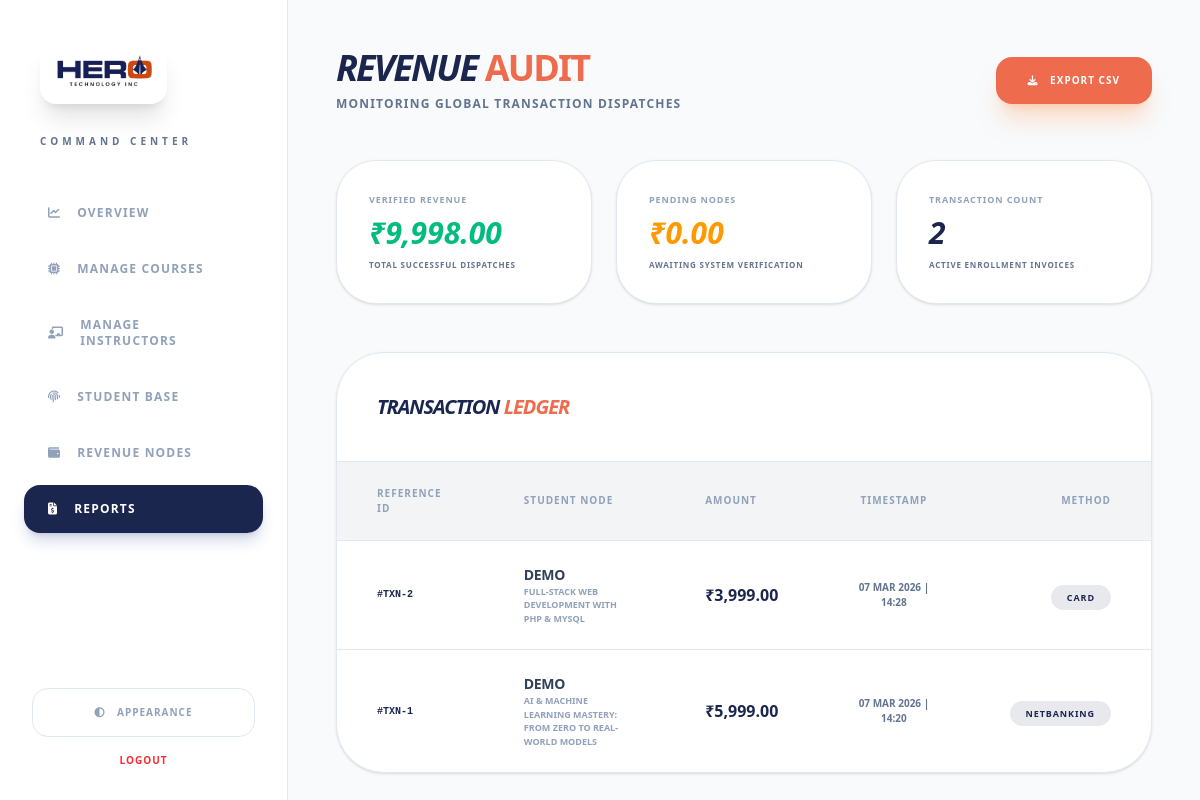
The page /backpanel/reports.php (signed in) on the database as committed earlier.
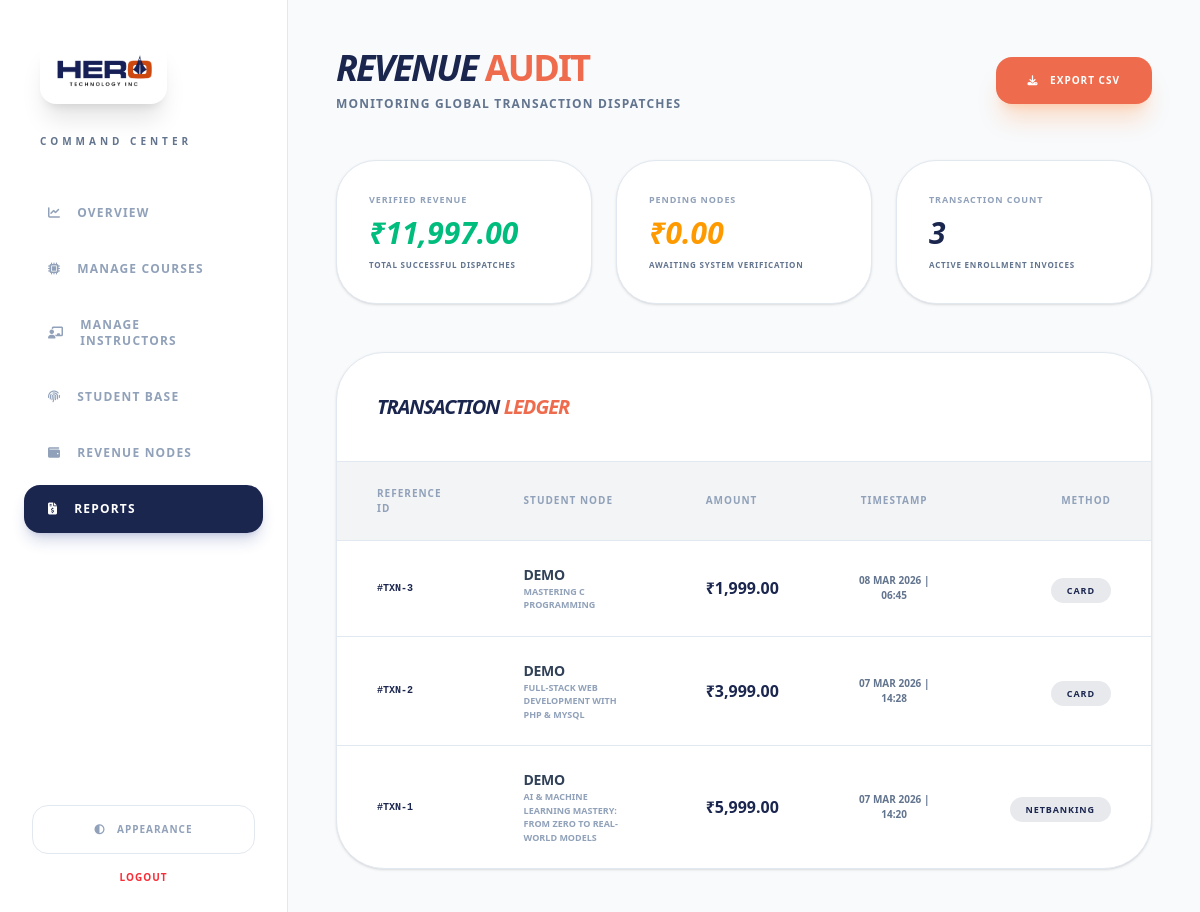
The same page on the database as committed later.
### tables this page shows
CREATE TABLE `payments` (
  `payment_id` int(11) NOT NULL,
  `enrollment_id` int(11) NOT NULL,
  `user_id` int(11) DEFAULT NULL,
  `course_id` int(11) DEFAULT NULL,
  `amount` decimal(10,2) DEFAULT NULL,
  `payment_status` enum('success','failed','pending') DEFAULT 'pending',
  `payment_date` timestamp NOT NULL DEFAULT current_timestamp(),
  `payment_method` enum('Cash','UPI','Card','NetBanking','Wallet') NOT NULL DEFAULT 'Cash',
  `transaction_id` varchar(100) DEFAULT NULL,
  `error_log` text DEFAULT NULL,
  `gateway_id` varchar(100) DEFAULT NULL
);

CREATE TABLE `user_master` (
  `user_id` int(11) NOT NULL,
  `name` varchar(50) DEFAULT NULL,
  `username` varchar(50) NOT NULL,
  `phone` varchar(15) NOT NULL,
  `email` varchar(50) NOT NULL,
  `gender` enum('male','female','other','') NOT NULL,
  `password` varchar(50) DEFAULT NULL,
  `role` enum('student','admin','manager') DEFAULT 'student',
  `datetime` timestamp NOT NULL DEFAULT current_timestamp() ON UPDATE current_timestamp(),
  `status` enum('publish','draft') DEFAULT 'publish'
);

CREATE TABLE `courses` (
  `course_id` int(11) NOT NULL,
  `category_id` int(11) DEFAULT NULL,
  `instructor_id` int(11) DEFAULT NULL,
  `title` varchar(255) DEFAULT NULL,
  `summary` varchar(500) DEFAULT NULL,
  `description` text DEFAULT NULL,
  `duration` int(11) DEFAULT NULL,
  `video_url` text DEFAULT NULL,
  `video_file` varchar(255) DEFAULT NULL,
  `demo_video_url` text DEFAULT NULL,
  `price` decimal(10,2) DEFAULT NULL,
  `thumbnail` varchar(255) DEFAULT NULL,
  `is_featured` tinyint(1) NOT NULL DEFAULT 0,
  `status` enum('publish','draft') DEFAULT 'publish',
  `created_at` timestamp NOT NULL DEFAULT current_timestamp()
);

### backpanel/reports.php (the view, shortened to what the changed rows need)
<?php
require '../config.php';
$totalRevenue = mysqli_fetch_row(mysqli_query($conn, "SELECT SUM(amount) FROM payments WHERE payment_status='success'"))[0] ?: 0;
$totalTransactions = mysqli_fetch_row(mysqli_query($conn, "SELECT COUNT(*) FROM payments WHERE payment_status='success'"))[0] ?: 0;
$sqlTransactions = "
    SELECT p.*, u.name as student_name, c.title as course_title
    FROM payments p
    JOIN user_master u ON p.user_id = u.user_id
    JOIN courses c ON p.course_id = c.course_id
    ORDER BY p.payment_date DESC
    LIMIT 10
";
$resTransactions = mysqli_query($conn, $sqlTransactions);
?>
<!DOCTYPE html>
<html lang="en">
<head>
    <script src="https://cdn.jsdelivr.net/npm/@tailwindcss/browser@4"></script>
    <link href="https://cdnjs.cloudflare.com/ajax/libs/font-awesome/6.5.2/css/all.min.css" rel="stylesheet"/>
</head>
<body class="bg-[var(--color-app-bg)] text-slate-400 antialiased min-h-screen flex overflow-hidden transition-colors duration-500">
    <main class="flex-1 h-screen overflow-y-auto p-6 lg:p-12">
        <header class="flex justify-between items-center mb-12">
            <div>
                <h1 class="text-4xl font-black tracking-tighter uppercase italic text-hero-blue dark:text-white">Revenue <span class="text-hero-orange not-italic">Audit</span></h1>
            </div>
        </header>
        <section class="grid grid-cols-1 md:grid-cols-3 gap-6 mb-12">
            <div class="bg-[var(--color-side-bg)] p-8 rounded-[2.5rem] border border-[var(--color-border-dim)] shadow-sm">
                <p class="text-[9px] font-black uppercase tracking-widest text-slate-400 mb-2">Verified Revenue</p>
                <h3 class="text-3xl font-black text-emerald-500 italic uppercase">₹<?php echo number_format($totalRevenue, 2); ?></h3>
                <p class="text-[8px] font-bold text-slate-500 mt-2 uppercase tracking-widest">Total Successful Dispatches</p>
            </div>
            <div class="bg-[var(--color-side-bg)] p-8 rounded-[2.5rem] border border-[var(--color-border-dim)] shadow-sm">
                <p class="text-[9px] font-black uppercase tracking-widest text-slate-400 mb-2">Transaction Count</p>
                <h3 class="text-3xl font-black text-hero-blue dark:text-white italic uppercase"><?php echo $totalTransactions; ?></h3>
                <p class="text-[8px] font-bold text-slate-500 mt-2 uppercase tracking-widest">Active Enrollment Invoices</p>
            </div>
        </section>
        <div class="bg-[var(--color-side-bg)] rounded-[3rem] border border-[var(--color-border-dim)] shadow-sm overflow-hidden">
            <div class="p-10 border-b border-[var(--color-border-dim)]">
                <h2 class="text-xl font-black uppercase italic tracking-tighter text-hero-blue dark:text-white">Transaction <span class="text-hero-orange">Ledger</span></h2>
            </div>
            <div class="overflow-x-auto">
                <table class="w-full text-left">
                    <thead class="bg-hero-blue/5 border-b border-[var(--color-border-dim)]">
                        <tr>
                            <th class="px-10 py-6 text-[10px] font-black text-slate-400 uppercase tracking-widest">Reference ID</th>
                            <th class="px-10 py-6 text-[10px] font-black text-slate-400 uppercase tracking-widest">Student Node</th>
                            <th class="px-10 py-6 text-[10px] font-black text-slate-400 uppercase tracking-widest">Amount</th>
                            <th class="px-10 py-6 text-[10px] font-black text-slate-400 uppercase tracking-widest text-center">Timestamp</th>
                            <th class="px-10 py-6 text-[10px] font-black text-slate-400 uppercase tracking-widest text-right">Method</th>
                        </tr>
                    </thead>
                    <tbody class="divide-y divide-[var(--color-border-dim)]">
                        <?php while($row = mysqli_fetch_assoc($resTransactions)): ?>
                        <tr class="hover:bg-hero-orange/[0.02] transition-colors group">
                            <td class="px-10 py-6">
                                <p class="text-[10px] font-mono font-bold text-hero-blue dark:text-white uppercase">#TXN-<?php echo $row['payment_id']; ?></p>
                            </td>
                            <td class="px-10 py-6">
                                <p class="text-sm font-black uppercase tracking-tight text-slate-700 dark:text-slate-300"><?php echo htmlspecialchars($row['student_name']); ?></p>
                                <p class="text-[9px] font-bold text-slate-400 uppercase"><?php echo htmlspecialchars($row['course_title']); ?></p>
                            </td>
                            <td class="px-10 py-6">
                                <span class="font-black text-hero-blue dark:text-white">₹<?php echo number_format($row['amount'], 2); ?></span>
                            </td>
                            <td class="px-10 py-6 text-center text-[10px] font-bold text-slate-500 uppercase">
                                <?php echo date('d M Y | H:i', strtotime($row['payment_date'])); ?>
                            </td>
                            <td class="px-10 py-6 text-right">
                                <span class="px-4 py-1.5 bg-hero-blue/10 text-hero-blue text-[9px] font-black rounded-full uppercase tracking-widest">
                                    <?php echo $row['payment_method']; ?>
                                </span>
                            </td>
                        </tr>
                        <?php endwhile; ?>
                    </tbody>
                </table>
            </div>
        </div>
    </main>
</body>
</html>

Rows that differ between the two databases and show on the page:
added payments: payment_id "3", user.name "DEMO", course.title "MASTERING C PROGRAMMING", amount "1,999.00", payment_date "08 MAR 2026 | 06:45", payment_method "CARD"
Other text that changed with them:
$totalRevenue: "9,998.00" → "11,997.00"
$totalTransactions: "2" → "3"
